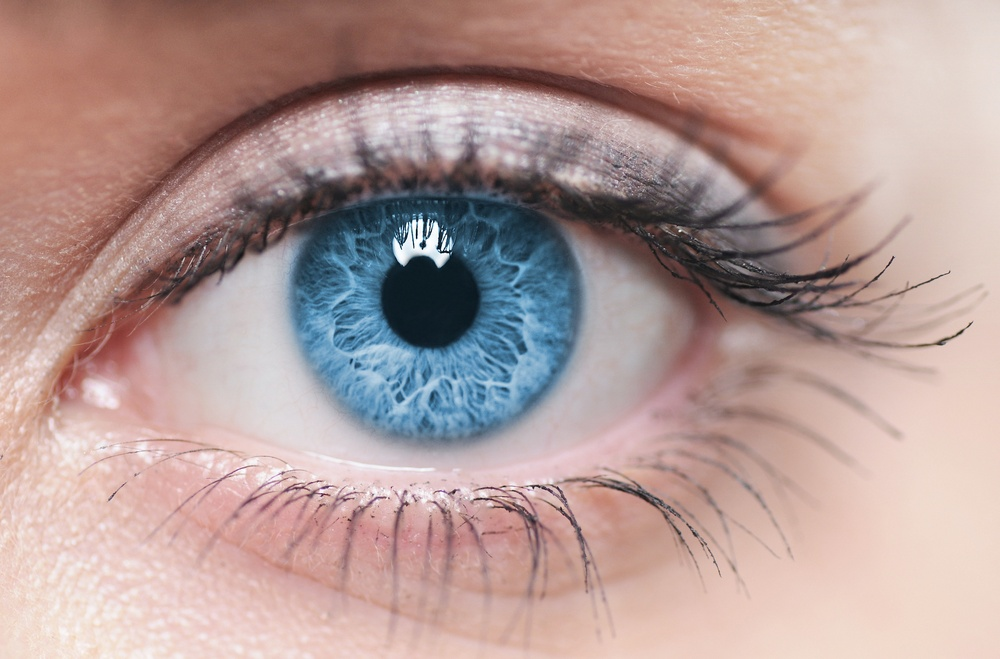
#> input picture oko.jpg, 1000 x 659 px, shrunk from 1920 x 1265 before the run
$ python 'mask v1.py'
#> lines starting #> are read from the running program, lines starting #| are printed output that depends on the picture; after the words box and inside, x2 and y2 are one past the last pixel; in counts of white or black regions, pixels touching at a corner belong together
import numpy as np
import cv2 as cv
import cv2
#import matplotlib as plt

img = cv.imread('oko.jpg', 0)
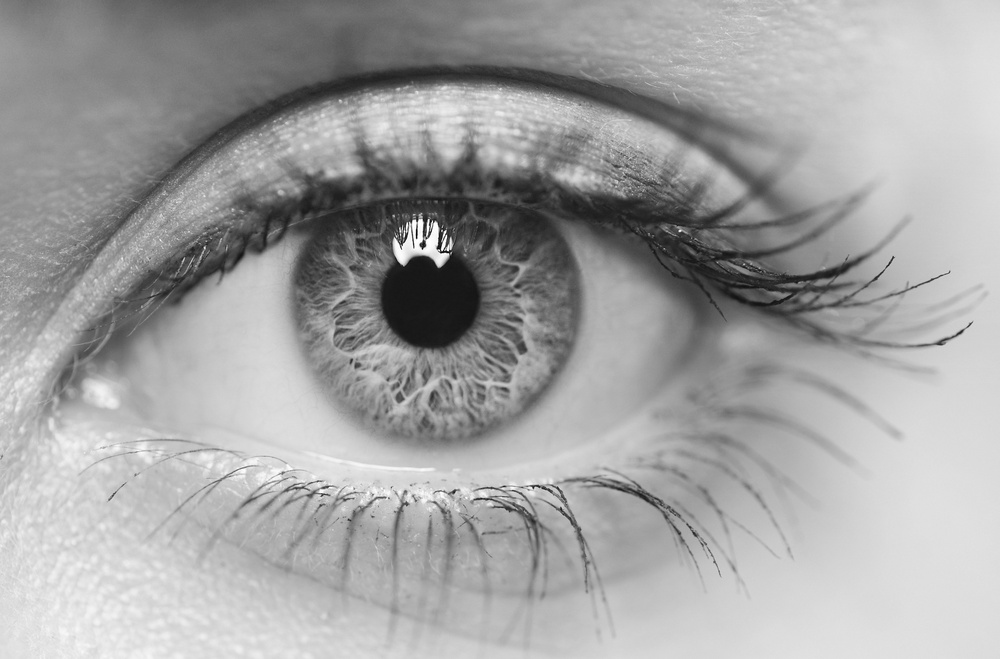
#> img: shape (659, 1000); min 0, max 255, mean 162.6
kernel = np.ones((5, 5), np.uint8)
img = cv.medianBlur(img, 5)
#img = cv.adaptiveThreshold(img,255,cv.ADAPTIVE_THRESH_GAUSSIAN_C,\
            #cv.THRESH_BINARY,11,2)
img = cv.erode(img, kernel, iterations=1)
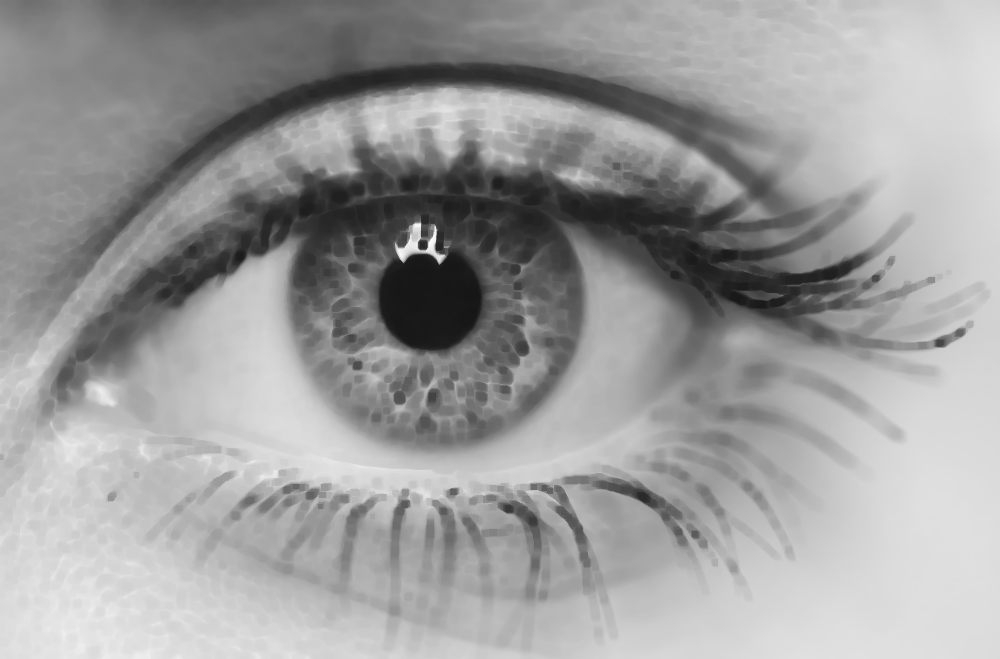
#> img: shape (659, 1000); min 22, max 250, mean 156.5
edges = cv.Canny(img,200,200)
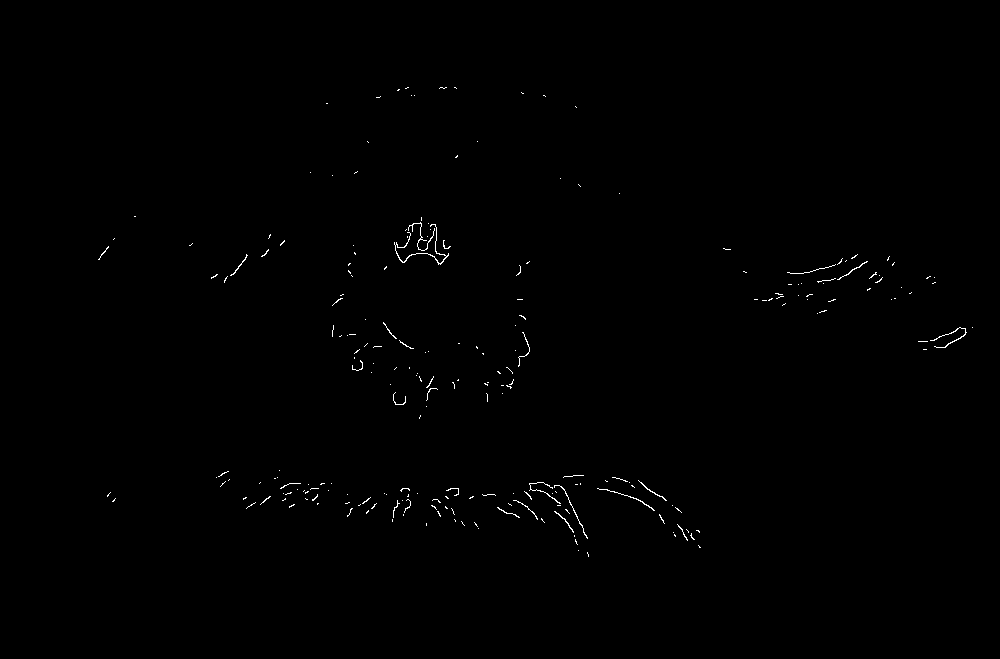
#> edges: shape (659, 1000); 0.35% white in thin lines or dots, all inside (x1, y1, x2, y2) = (98, 87, 973, 557)
cv.imwrite('pupil-canny.jpg', edges)

#cv.imshow('daco', edges)

img2 = cv.imread('pupil-canny.jpg')
#> img2: shape (659, 1000, 3); min 0, max 255, mean 0.9
circles = cv.HoughCircles(img,cv.HOUGH_GRADIENT,1,20,
                            param1=50,param2=30,minRadius=95,maxRadius=120)
#> circles = [[439.5, 340.5, 102.9]]
circles = np.uint16(np.around(circles))
#> circles = [[440, 340, 103]]
for i in circles[0,:]:
    cv.circle(img2,(i[0],i[1]),i[2],(0,255,0),2)
    cv.circle(img2,(i[0],i[1]),2,(0,0,255),3)
#> this loop made 1 pass
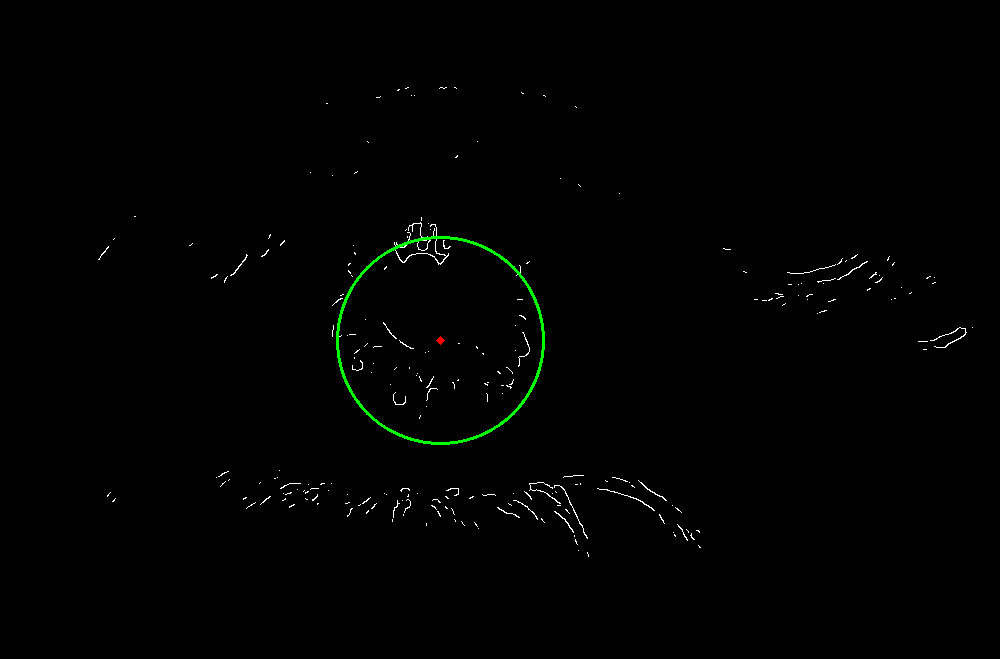
#> img2: shape (659, 1000, 3); mean B, G, R 0.9, 1.6, 0.9
cv.imshow('detected circles',img2)


cv.waitKey(0)
cv.destroyAllWindows()

$ run again, with face.jpg copied over oko.jpg
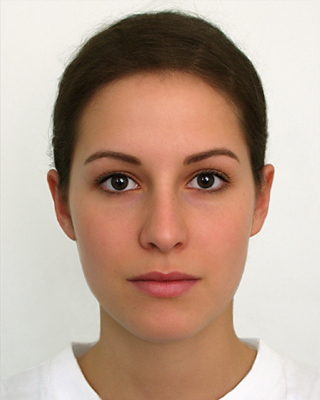
#> input picture face.jpg, 320 x 400 px
#> `edges = cv.Canny(img,200,200)`:
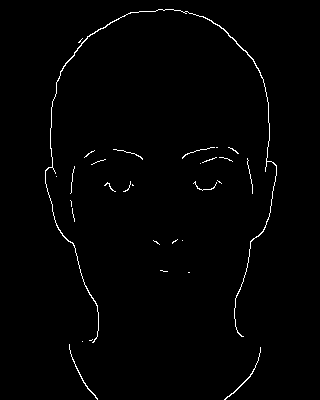
#> edges: shape (400, 320); 1.2% white in thin lines or dots, all inside (x1, y1, x2, y2) = (45, 9, 277, 400)
#> `circles = cv.HoughCircles(img,cv.HOUGH_GRADIENT,1,20, param1=50,param2..`: circles = [[166.5, 186.5, 110.6], [154.5, 120.5, 115], [149.5, 171.5, 100.7]]
#> `circles = np.uint16(np.around(circles))`: circles = [[166, 186, 111], [154, 120, 115], [150, 172, 101]]
#> the loop `for i in circles[0,:]:` made 3 passes
#> after the loop `for i in circles[0,:]:`:
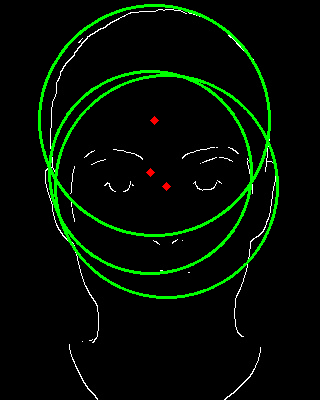
#> img2: shape (400, 320, 3); mean B, G, R 2.5, 14.3, 2.7
